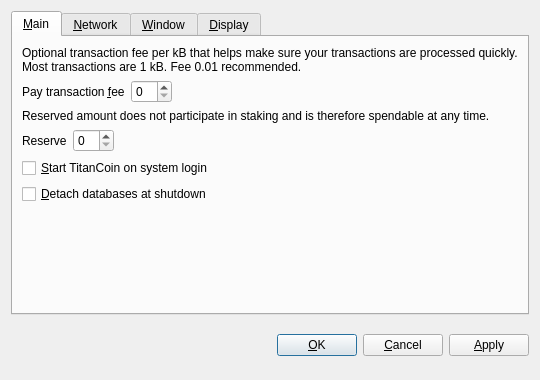
<?xml version="1.0" encoding="UTF-8"?>
<ui version="4.0">
 <class>OptionsDialog</class>
 <widget class="QDialog" name="OptionsDialog">
  <property name="geometry">
   <rect>
    <x>0</x>
    <y>0</y>
    <width>540</width>
    <height>380</height>
   </rect>
  </property>
  <property name="windowTitle">
   <string>Options</string>
  </property>
  <property name="modal">
   <bool>true</bool>
  </property>
  <layout class="QVBoxLayout" name="verticalLayout">
   <item>
    <widget class="QTabWidget" name="tabWidget">
     <property name="tabPosition">
      <enum>QTabWidget::North</enum>
     </property>
     <property name="currentIndex">
      <number>0</number>
     </property>
     <widget class="QWidget" name="tabMain">
      <attribute name="title">
       <string>&amp;Main</string>
      </attribute>
      <layout class="QVBoxLayout" name="verticalLayout_Main">
       <item>
        <widget class="QLabel" name="transactionFeeInfoLabel">
         <property name="text">
          <string>Optional transaction fee per kB that helps make sure your transactions are processed quickly. Most transactions are 1 kB. Fee 0.01 recommended.</string>
         </property>
         <property name="textFormat">
          <enum>Qt::PlainText</enum>
         </property>
         <property name="wordWrap">
          <bool>true</bool>
         </property>
        </widget>
       </item>
       <item>
        <layout class="QHBoxLayout" name="horizontalLayoutFee">
         <item>
          <widget class="QLabel" name="transactionFeeLabel">
           <property name="text">
            <string>Pay transaction &amp;fee</string>
           </property>
           <property name="textFormat">
            <enum>Qt::PlainText</enum>
           </property>
           <property name="buddy">
            <cstring>transactionFee</cstring>
           </property>
          </widget>
         </item>
         <item>
          <widget class="BitcoinAmountField" name="transactionFee"/>
         </item>
         <item>
          <spacer name="horizontalSpacerFee">
           <property name="orientation">
            <enum>Qt::Horizontal</enum>
           </property>
           <property name="sizeHint" stdset="0">
            <size>
             <width>40</width>
             <height>20</height>
            </size>
           </property>
          </spacer>
         </item>
        </layout>
       </item>
       <item>
        <widget class="QLabel" name="reserveBalanceInfoLabel">
         <property name="text">
          <string>Reserved amount does not participate in staking and is therefore spendable at any time.</string>
         </property>
         <property name="textFormat">
          <enum>Qt::PlainText</enum>
         </property>
         <property name="wordWrap">
          <bool>true</bool>
         </property>
        </widget>
       </item>
       <item>
        <layout class="QHBoxLayout" name="horizontalLayoutReserveBalance">
         <item>
          <widget class="QLabel" name="reserveBalanceLabel">
           <property name="text">
            <string>Reserve</string>
           </property>
           <property name="textFormat">
            <enum>Qt::PlainText</enum>
           </property>
           <property name="buddy">
            <cstring>reserveBalance</cstring>
           </property>
          </widget>
         </item>
         <item>
          <widget class="BitcoinAmountField" name="reserveBalance"/>
         </item>
         <item>
          <spacer name="horizontalSpacerReserveBalance">
           <property name="orientation">
            <enum>Qt::Horizontal</enum>
           </property>
           <property name="sizeHint" stdset="0">
            <size>
             <width>40</width>
             <height>20</height>
            </size>
           </property>
          </spacer>
         </item>
        </layout>
       </item>
       <item>
        <widget class="QCheckBox" name="bitcoinAtStartup">
         <property name="toolTip">
          <string>Automatically start TitanCoin after logging in to the system.</string>
         </property>
         <property name="text">
          <string>&amp;Start TitanCoin on system login</string>
         </property>
        </widget>
       </item>
       <item>
        <widget class="QCheckBox" name="detachDatabases">
         <property name="toolTip">
          <string>Detach block and address databases at shutdown. This means they can be moved to another data directory, but it slows down shutdown. The wallet is always detached.</string>
         </property>
         <property name="text">
          <string>&amp;Detach databases at shutdown</string>
         </property>
        </widget>
       </item>
       <item>
        <spacer name="verticalSpacer_Main">
         <property name="orientation">
          <enum>Qt::Vertical</enum>
         </property>
         <property name="sizeHint" stdset="0">
          <size>
           <width>20</width>
           <height>40</height>
          </size>
         </property>
        </spacer>
       </item>
      </layout>
     </widget>
     <widget class="QWidget" name="tabNetwork">
      <attribute name="title">
       <string>&amp;Network</string>
      </attribute>
      <layout class="QVBoxLayout" name="verticalLayout_Network">
       <item>
        <widget class="QCheckBox" name="mapPortUpnp">
         <property name="toolTip">
          <string>Automatically open the TitanCoin client port on the router. This only works when your router supports UPnP and it is enabled.</string>
         </property>
         <property name="text">
          <string>Map port using &amp;UPnP</string>
         </property>
        </widget>
       </item>
       <item>
        <widget class="QCheckBox" name="connectSocks">
         <property name="toolTip">
          <string>Connect to the TitanCoin network through a SOCKS proxy (e.g. when connecting through Tor).</string>
         </property>
         <property name="text">
          <string>&amp;Connect through SOCKS proxy:</string>
         </property>
        </widget>
       </item>
       <item>
        <layout class="QHBoxLayout" name="horizontalLayout_Network">
         <item>
          <widget class="QLabel" name="proxyIpLabel">
           <property name="text">
            <string>Proxy &amp;IP:</string>
           </property>
           <property name="textFormat">
            <enum>Qt::PlainText</enum>
           </property>
           <property name="buddy">
            <cstring>proxyIp</cstring>
           </property>
          </widget>
         </item>
         <item>
          <widget class="QValidatedLineEdit" name="proxyIp">
           <property name="maximumSize">
            <size>
             <width>140</width>
             <height>16777215</height>
            </size>
           </property>
           <property name="toolTip">
            <string>IP address of the proxy (e.g. 127.0.0.1)</string>
           </property>
          </widget>
         </item>
         <item>
          <widget class="QLabel" name="proxyPortLabel">
           <property name="text">
            <string>&amp;Port:</string>
           </property>
           <property name="textFormat">
            <enum>Qt::PlainText</enum>
           </property>
           <property name="buddy">
            <cstring>proxyPort</cstring>
           </property>
          </widget>
         </item>
         <item>
          <widget class="QLineEdit" name="proxyPort">
           <property name="maximumSize">
            <size>
             <width>55</width>
             <height>16777215</height>
            </size>
           </property>
           <property name="toolTip">
            <string>Port of the proxy (e.g. 9050)</string>
           </property>
          </widget>
         </item>
         <item>
          <widget class="QLabel" name="socksVersionLabel">
           <property name="text">
            <string>SOCKS &amp;Version:</string>
           </property>
           <property name="textFormat">
            <enum>Qt::PlainText</enum>
           </property>
           <property name="buddy">
            <cstring>socksVersion</cstring>
           </property>
          </widget>
         </item>
         <item>
          <widget class="QValueComboBox" name="socksVersion">
           <property name="toolTip">
            <string>SOCKS version of the proxy (e.g. 5)</string>
           </property>
          </widget>
         </item>
         <item>
          <spacer name="horizontalSpacer_Network">
           <property name="orientation">
            <enum>Qt::Horizontal</enum>
           </property>
           <property name="sizeHint" stdset="0">
            <size>
             <width>40</width>
             <height>20</height>
            </size>
           </property>
          </spacer>
         </item>
        </layout>
       </item>
       <item>
        <spacer name="verticalSpacer_Network">
         <property name="orientation">
          <enum>Qt::Vertical</enum>
         </property>
         <property name="sizeHint" stdset="0">
          <size>
           <width>20</width>
           <height>40</height>
          </size>
         </property>
        </spacer>
       </item>
      </layout>
     </widget>
     <widget class="QWidget" name="tabWindow">
      <attribute name="title">
       <string>&amp;Window</string>
      </attribute>
      <layout class="QVBoxLayout" name="verticalLayout_Window">
       <item>
        <widget class="QCheckBox" name="minimizeToTray">
         <property name="toolTip">
          <string>Show only a tray icon after minimizing the window.</string>
         </property>
         <property name="text">
          <string>&amp;Minimize to the tray instead of the taskbar</string>
         </property>
        </widget>
       </item>
       <item>
        <widget class="QCheckBox" name="minimizeOnClose">
         <property name="toolTip">
          <string>Minimize instead of exit the application when the window is closed. When this option is enabled, the application will be closed only after selecting Quit in the menu.</string>
         </property>
         <property name="text">
          <string>M&amp;inimize on close</string>
         </property>
        </widget>
       </item>
       <item>
        <spacer name="verticalSpacer_Window">
         <property name="orientation">
          <enum>Qt::Vertical</enum>
         </property>
         <property name="sizeHint" stdset="0">
          <size>
           <width>20</width>
           <height>40</height>
          </size>
         </property>
        </spacer>
       </item>
      </layout>
     </widget>
     <widget class="QWidget" name="tabDisplay">
      <attribute name="title">
       <string>&amp;Display</string>
      </attribute>
      <layout class="QVBoxLayout" name="verticalLayout_Display">
       <item>
        <layout class="QHBoxLayout" name="horizontalLayout_1_Display">
         <item>
          <widget class="QLabel" name="langLabel">
           <property name="text">
            <string>User Interface &amp;language:</string>
           </property>
           <property name="textFormat">
            <enum>Qt::PlainText</enum>
           </property>
           <property name="buddy">
            <cstring>lang</cstring>
           </property>
          </widget>
         </item>
         <item>
          <widget class="QValueComboBox" name="lang">
           <property name="toolTip">
            <string>The user interface language can be set here. This setting will take effect after restarting TitanCoin.</string>
           </property>
          </widget>
         </item>
        </layout>
       </item>
       <item>
        <layout class="QHBoxLayout" name="horizontalLayout_2_Display">
         <item>
          <widget class="QLabel" name="unitLabel">
           <property name="text">
            <string>&amp;Unit to show amounts in:</string>
           </property>
           <property name="textFormat">
            <enum>Qt::PlainText</enum>
           </property>
           <property name="buddy">
            <cstring>unit</cstring>
           </property>
          </widget>
         </item>
         <item>
          <widget class="QValueComboBox" name="unit">
           <property name="toolTip">
            <string>Choose the default subdivision unit to show in the interface and when sending coins.</string>
           </property>
          </widget>
         </item>
        </layout>
       </item>
       <item>
        <widget class="QCheckBox" name="displayAddresses">
         <property name="toolTip">
          <string>Whether to show TitanCoin addresses in the transaction list or not.</string>
         </property>
         <property name="text">
          <string>&amp;Display addresses in transaction list</string>
         </property>
        </widget>
       </item>
       <item>
        <widget class="QCheckBox" name="coinControlFeatures">
         <property name="toolTip">
          <string>Whether to show coin control features or not.</string>
         </property>
         <property name="text">
          <string>Display coin &amp;control features (experts only!)</string>
         </property>
        </widget>
       </item>
       <item>
        <spacer name="verticalSpacer_Display">
         <property name="orientation">
          <enum>Qt::Vertical</enum>
         </property>
         <property name="sizeHint" stdset="0">
          <size>
           <width>20</width>
           <height>40</height>
          </size>
         </property>
        </spacer>
       </item>
      </layout>
     </widget>
    </widget>
   </item>
   <item>
    <layout class="QHBoxLayout" name="horizontalLayout_Buttons">
     <item>
      <spacer name="horizontalSpacer_1">
       <property name="orientation">
        <enum>Qt::Horizontal</enum>
       </property>
       <property name="sizeHint" stdset="0">
        <size>
         <width>40</width>
         <height>48</height>
        </size>
       </property>
      </spacer>
     </item>
     <item>
      <widget class="QLabel" name="statusLabel">
       <property name="font">
        <font>
         <weight>75</weight>
         <bold>true</bold>
        </font>
       </property>
       <property name="text">
        <string/>
       </property>
       <property name="textFormat">
        <enum>Qt::PlainText</enum>
       </property>
       <property name="wordWrap">
        <bool>true</bool>
       </property>
      </widget>
     </item>
     <item>
      <spacer name="horizontalSpacer_2">
       <property name="orientation">
        <enum>Qt::Horizontal</enum>
       </property>
       <property name="sizeHint" stdset="0">
        <size>
         <width>40</width>
         <height>48</height>
        </size>
       </property>
      </spacer>
     </item>
     <item>
      <widget class="QPushButton" name="okButton">
       <property name="text">
        <string>&amp;OK</string>
       </property>
      </widget>
     </item>
     <item>
      <widget class="QPushButton" name="cancelButton">
       <property name="text">
        <string>&amp;Cancel</string>
       </property>
       <property name="autoDefault">
        <bool>false</bool>
       </property>
      </widget>
     </item>
     <item>
      <widget class="QPushButton" name="applyButton">
       <property name="text">
        <string>&amp;Apply</string>
       </property>
       <property name="autoDefault">
        <bool>false</bool>
       </property>
      </widget>
     </item>
    </layout>
   </item>
  </layout>
 </widget>
 <customwidgets>
  <customwidget>
   <class>BitcoinAmountField</class>
   <extends>QSpinBox</extends>
   <header>bitcoinamountfield.h</header>
  </customwidget>
  <customwidget>
   <class>QValueComboBox</class>
   <extends>QComboBox</extends>
   <header>qvaluecombobox.h</header>
  </customwidget>
  <customwidget>
   <class>QValidatedLineEdit</class>
   <extends>QLineEdit</extends>
   <header>qvalidatedlineedit.h</header>
  </customwidget>
 </customwidgets>
 <resources/>
 <connections/>
</ui>
